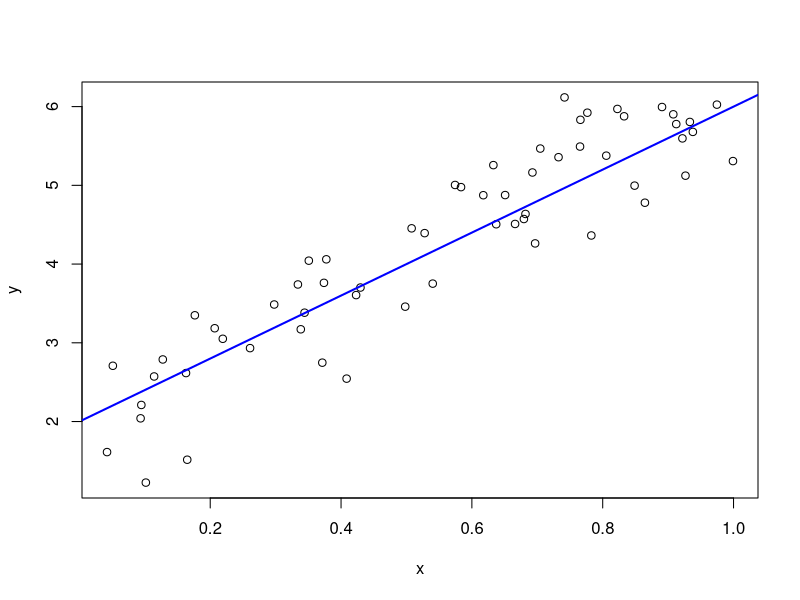

R code for this plot:
a <- 2
b <- 4
n <- 60

x <- runif(n)
(avgX <- mean(x))
sigSq <- 0.5
y <- a+b*x+rnorm(n, sd=(sigSq))

plot(x,y)
abline(a,b,col="blue", lwd=2)

write(avgX, "avgX.txt")